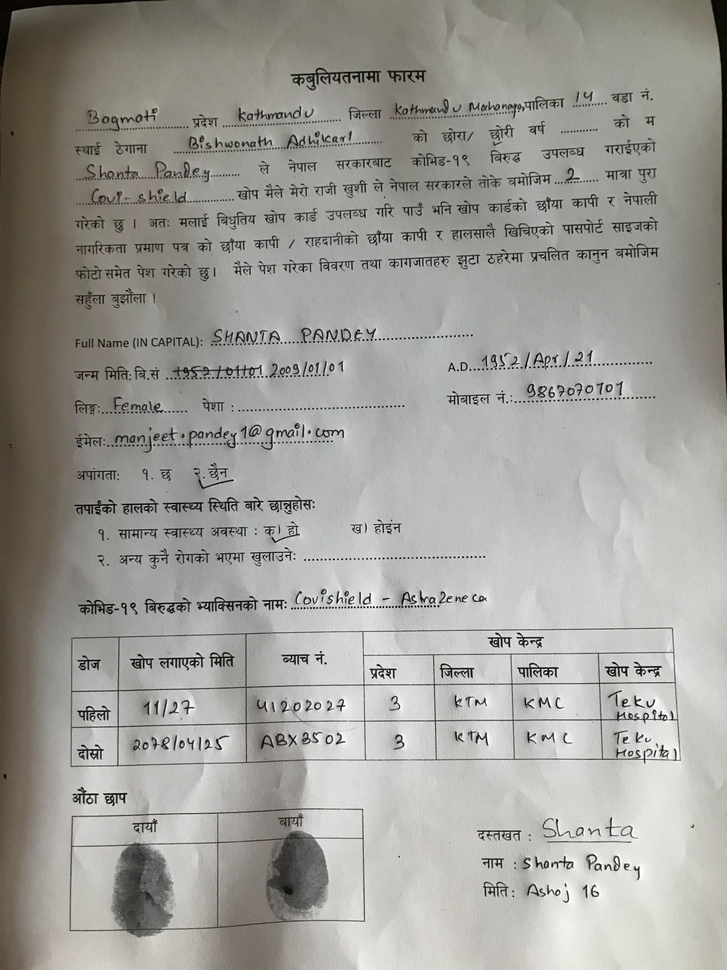
#> input picture Python-Folder/IMG_0731.jpg, 727 x 970 px, shrunk from 3024 x 4032 before the run
$ python -i process.py   (imports and definitions only)   (older library calls are emulated)
#> lines starting #> are read from the running program, lines starting #| are printed output that depends on the picture
# %%
import cv2
import numpy as np
from scipy.ndimage import interpolation as inter


# [143 lines left out: functions apply_morphological_operation, apply_gaussian_smoothing, apply_adaptive_thresholding, apply_sobel_filter, apply_laplacian_filter, not called in this run]

# [50 lines of commented-out code are left out]


def findScore(img, angle):
    """
    Generates a score for the binary image recieved dependent on the determined angle.n
    Vars:n
    - array <- numpy array of the labeln
    - angle <- predicted angle at which the image is rotated byn
    Returns:n
    - histogram of the image
    - score of potential angle
    """
    data = inter.rotate(img, angle, reshape = False, order = 0)
    hist = np.sum(data, axis = 1)
    score = np.sum((hist[1:] - hist[:-1]) ** 2)
    return hist, score

def apply_skew_correction(img):
    """
    Takes in a nparray and determines the skew angle of the text, then corrects the skew and returns the corrected image.n
    Vars:n
    - img <- numpy array of the labeln
    Returns:n
    - Corrected image as a numpy arrayn
    """
    #Crops down the skewImg to determine the skew angle
    img = cv2.resize(img, (0, 0), fx = 0.75, fy = 0.75)
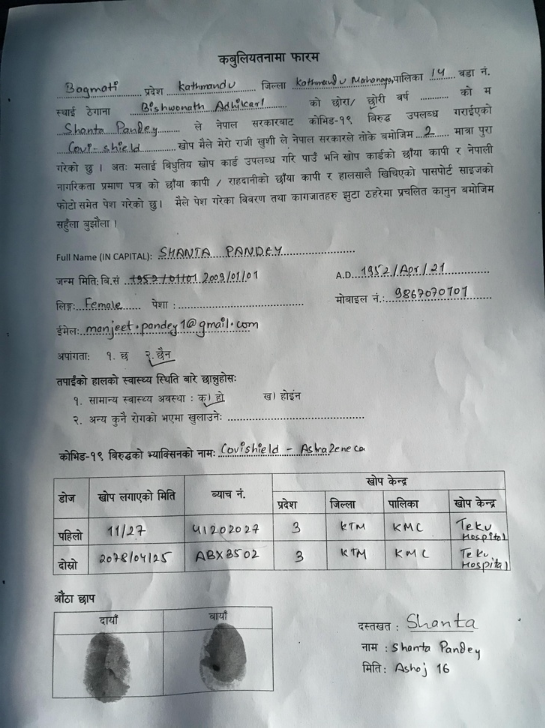
#> img: shape (728, 545, 3); mean of channels 0, 1, 2 159.4, 158.3, 153; drawn as B, G, R

    delta = 1
    limit = 45
    angles = np.arange(-limit, limit+delta, delta)
    scores = []
    for angle in angles:
        hist, score = findScore(img, angle)
        scores.append(score)
#> this loop made 91 passes
#> score on passes 1 to 12: 433412197, 447768304, 439244810, 465533146, 522557809, 451213851, 468880641, 464843553, 450752926, 517436001, 545178885, 503441457
#> pass 1, in findScore, `data = inter.rotate(img, angle, reshape = False, order = 0)`:
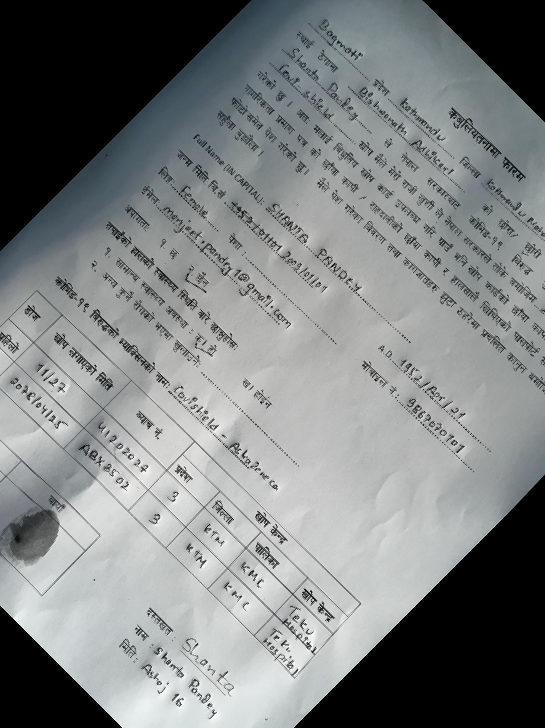
#> data: shape (728, 545, 3); mean of channels 0, 1, 2 130.5, 129.9, 126.2; drawn as B, G, R
#> pass 2, in findScore (call 2), `data = inter.rotate(img, angle, reshape = False, order = 0)`:
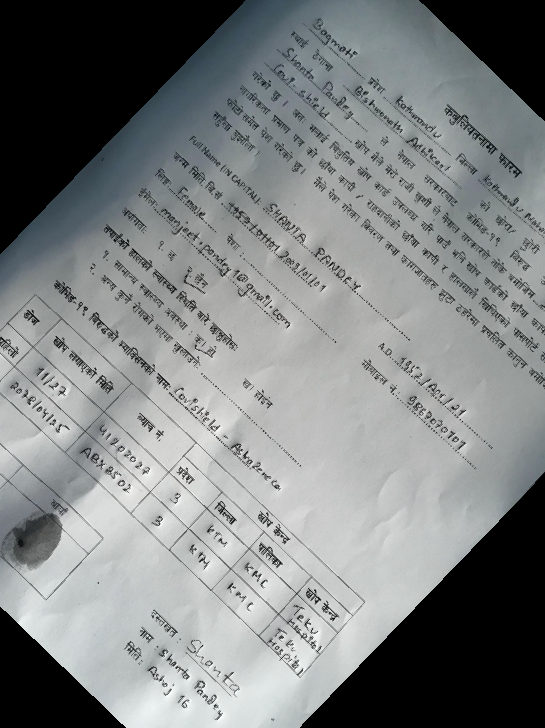
#> data: shape (728, 545, 3); mean of channels 0, 1, 2 130.6, 130, 126.4; drawn as B, G, R
#> pass 3, in findScore (call 3), `data = inter.rotate(img, angle, reshape = False, order = 0)`:
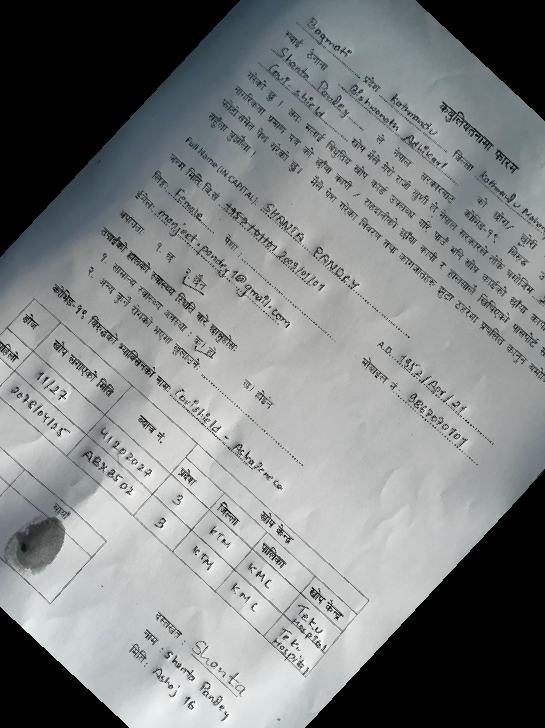
#> data: shape (728, 545, 3); mean of channels 0, 1, 2 130.8, 130.2, 126.6; drawn as B, G, R
#> after the loop, scores = 91 values, max 11891103292 at index 44, min 433412197 at index 0, mean 1.05e+09
    bestScore = max(scores)
#> bestScore = 11891103292
    bestAngle = angles[scores.index(bestScore)]
#> bestAngle = -1
    rotated = inter.rotate(img, bestAngle, reshape = False, order = 0)
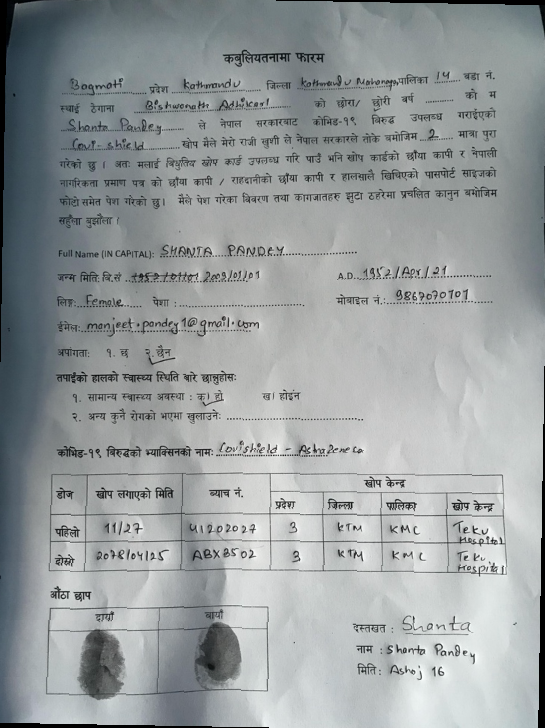
#> rotated: shape (728, 545, 3); mean of channels 0, 1, 2 158.4, 157.3, 152.2; drawn as B, G, R
    print("[INFO] angle: {:.3f}".format(bestAngle))
#| [INFO] angle: -1.000
    #cv2.imshow("Original", img)
    #cv2.imshow("Rotated", rotated)
    #cv2.waitKey(0)

    #Return img
    return rotated

>>> import cv2
>>> picture = cv2.cvtColor(cv2.imread('IMG_0731.jpg'), cv2.COLOR_BGR2RGB)
>>> result = apply_skew_correction(picture)

$ run again, on Python-Folder/IMG_1274.jpg
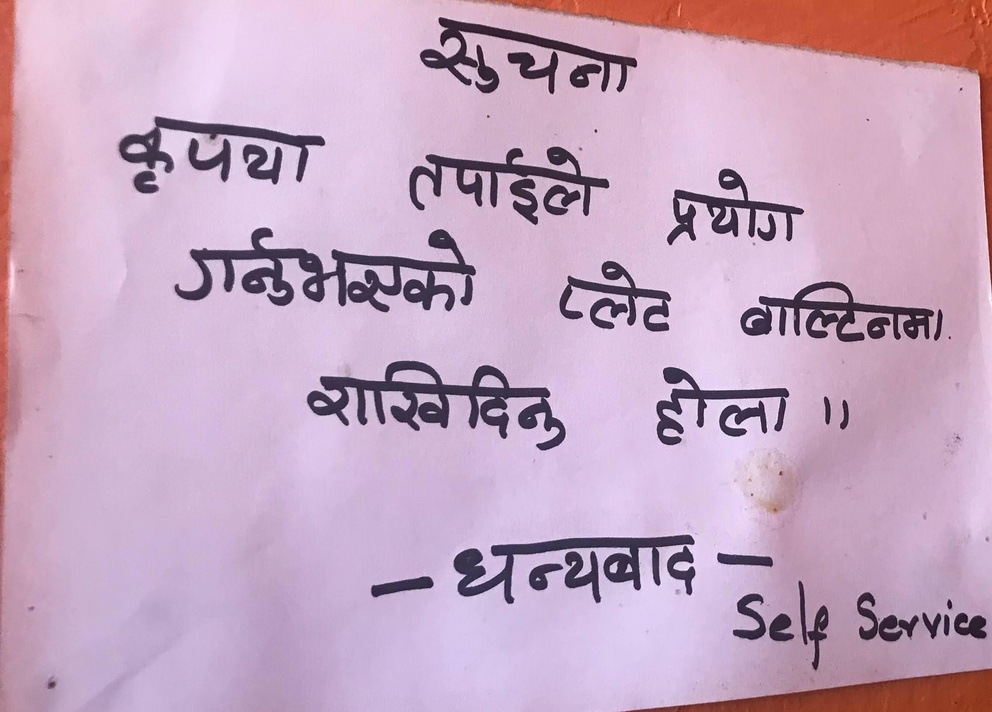
#> input picture Python-Folder/IMG_1274.jpg, 992 x 712 px, shrunk from 2687 x 1928 before the run
#> the loop in apply_skew_correction, `for angle in angles:` made 91 passes
#> score on passes 1 to 8: 547145214, 621306068, 735636500, 687650007, 677614440, 722355985, 669748987, 746400782
#> pass 1, in findScore, `data = inter.rotate(img, angle, reshape = False, order = 0)`:
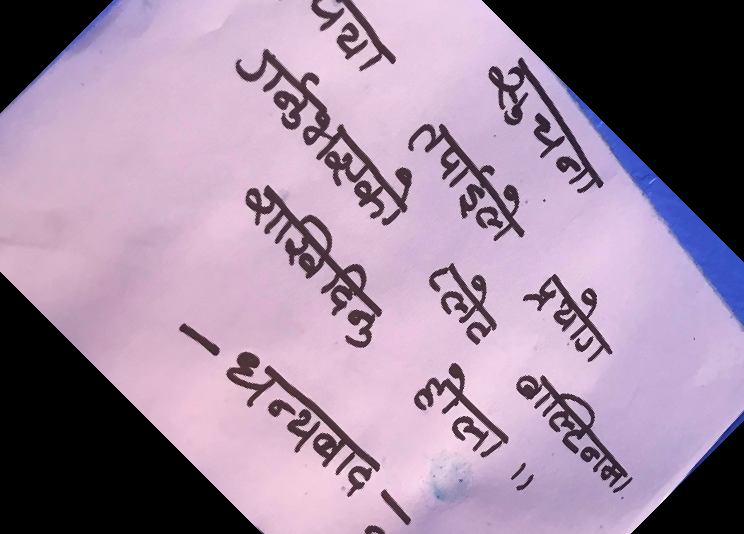
#> data: shape (534, 744, 3); mean of channels 0, 1, 2 157.2, 134.6, 156.4; drawn as B, G, R
#> after the loop in apply_skew_correction, `for angle in angles:`: scores = 91 values, max 7586465867 at index 46, min 547145214 at index 0, mean 1.81e+09
#> bestScore = 7586465867
#> bestAngle = 1
#> in apply_skew_correction, `rotated = inter.rotate(img, bestAngle, reshape = False, order = 0)`:
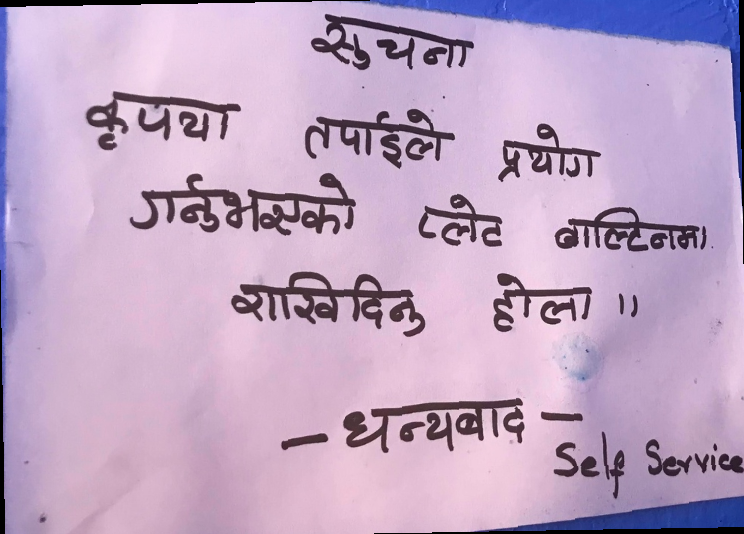
#> rotated: shape (534, 744, 3); mean of channels 0, 1, 2 195.6, 165.5, 191.1; drawn as B, G, R
#| [INFO] angle: 1.000
